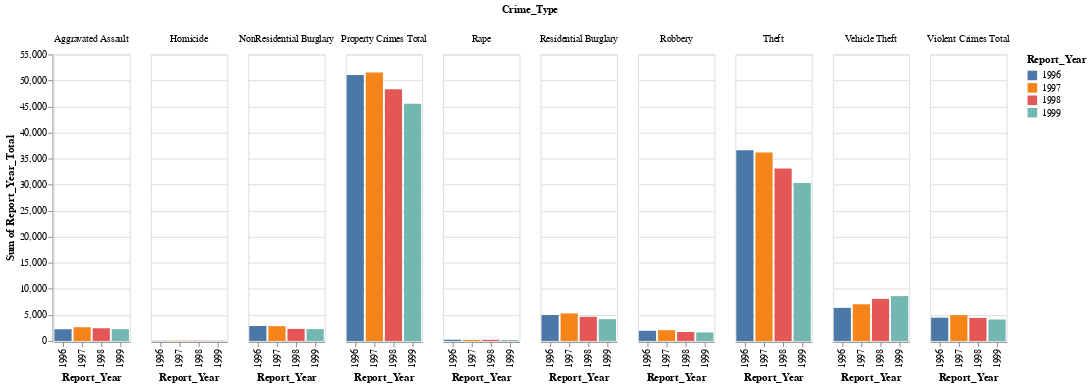

Notebook code cell kept with this figure:
### Code cell
alt.Chart(df_nineties).mark_bar().encode(
    x='Report_Year:O',
    y='sum(Report_Year_Total):Q',
    color='Report_Year:N',
    column='Crime_Type:N'
)

### Figure 1 — Vega-Lite specification as saved in the notebook (floating-point values rounded to 4 significant figures; data arrays with more than 128 entries replaced by an {"elided": "..."} marker saying what was removed)
{"config": {"view": {"continuousWidth": 400, "continuousHeight": 300}}, "data": {"name": "data-8ec9178bccb0ab26c5ec1366448a26c6"}, "mark": "bar", "encoding": {"color": {"type": "nominal", "field": "Report_Year"}, "column": {"type": "nominal", "field": "Crime_Type"}, "x": {"type": "ordinal", "field": "Report_Year"}, "y": {"type": "quantitative", "aggregate": "sum", "field": "Report_Year_Total"}}, "$schema": "https://vega.github.io/schema/vega-lite/v4.8.1.json", "datasets": {"data-8ec9178bccb0ab26c5ec1366448a26c6": {"elided": "4920 records"}}}
